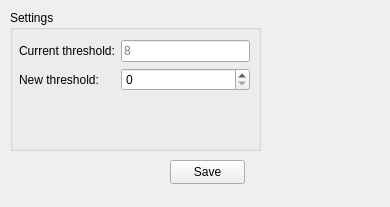
<?xml version="1.0" encoding="UTF-8"?>
<ui version="4.0">
 <class>lowInventoryAlarmSettingsWidget</class>
 <widget class="QWidget" name="lowInventoryAlarmSettingsWidget">
  <property name="geometry">
   <rect>
    <x>0</x>
    <y>0</y>
    <width>390</width>
    <height>207</height>
   </rect>
  </property>
  <property name="windowTitle">
   <string>Low Inventory Alarm Settings</string>
  </property>
  <widget class="QGroupBox" name="groupBox">
   <property name="geometry">
    <rect>
     <x>10</x>
     <y>10</y>
     <width>251</width>
     <height>141</height>
    </rect>
   </property>
   <property name="title">
    <string>Settings</string>
   </property>
   <widget class="QWidget" name="formLayoutWidget">
    <property name="geometry">
     <rect>
      <x>9</x>
      <y>30</y>
      <width>231</width>
      <height>101</height>
     </rect>
    </property>
    <layout class="QFormLayout" name="formLayout">
     <item row="1" column="0">
      <widget class="QLabel" name="label">
       <property name="text">
        <string>New threshold: </string>
       </property>
       <property name="wordWrap">
        <bool>true</bool>
       </property>
      </widget>
     </item>
     <item row="1" column="1">
      <widget class="QSpinBox" name="lowInventorySetInput"/>
     </item>
     <item row="0" column="0">
      <widget class="QLabel" name="label_2">
       <property name="text">
        <string>Current threshold:</string>
       </property>
      </widget>
     </item>
     <item row="0" column="1">
      <widget class="QLineEdit" name="lineEdit">
       <property name="toolTip">
        <string/>
       </property>
       <property name="placeholderText">
        <string>8</string>
       </property>
      </widget>
     </item>
    </layout>
   </widget>
  </widget>
  <widget class="QPushButton" name="pushButton">
   <property name="geometry">
    <rect>
     <x>170</x>
     <y>160</y>
     <width>75</width>
     <height>24</height>
    </rect>
   </property>
   <property name="text">
    <string>Save</string>
   </property>
  </widget>
 </widget>
 <resources/>
 <connections/>
</ui>
